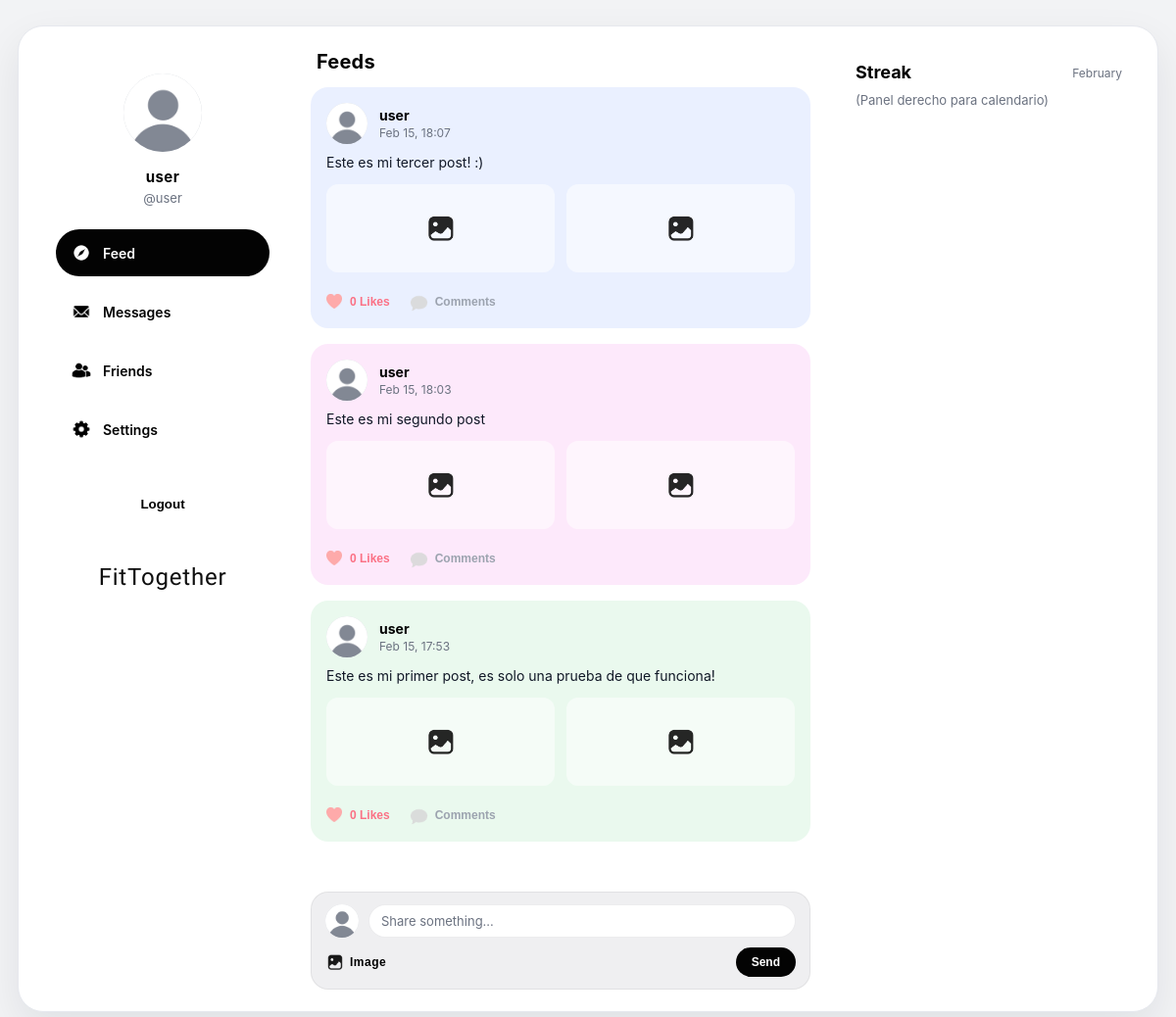
Before: / (signed in) with the older database file.
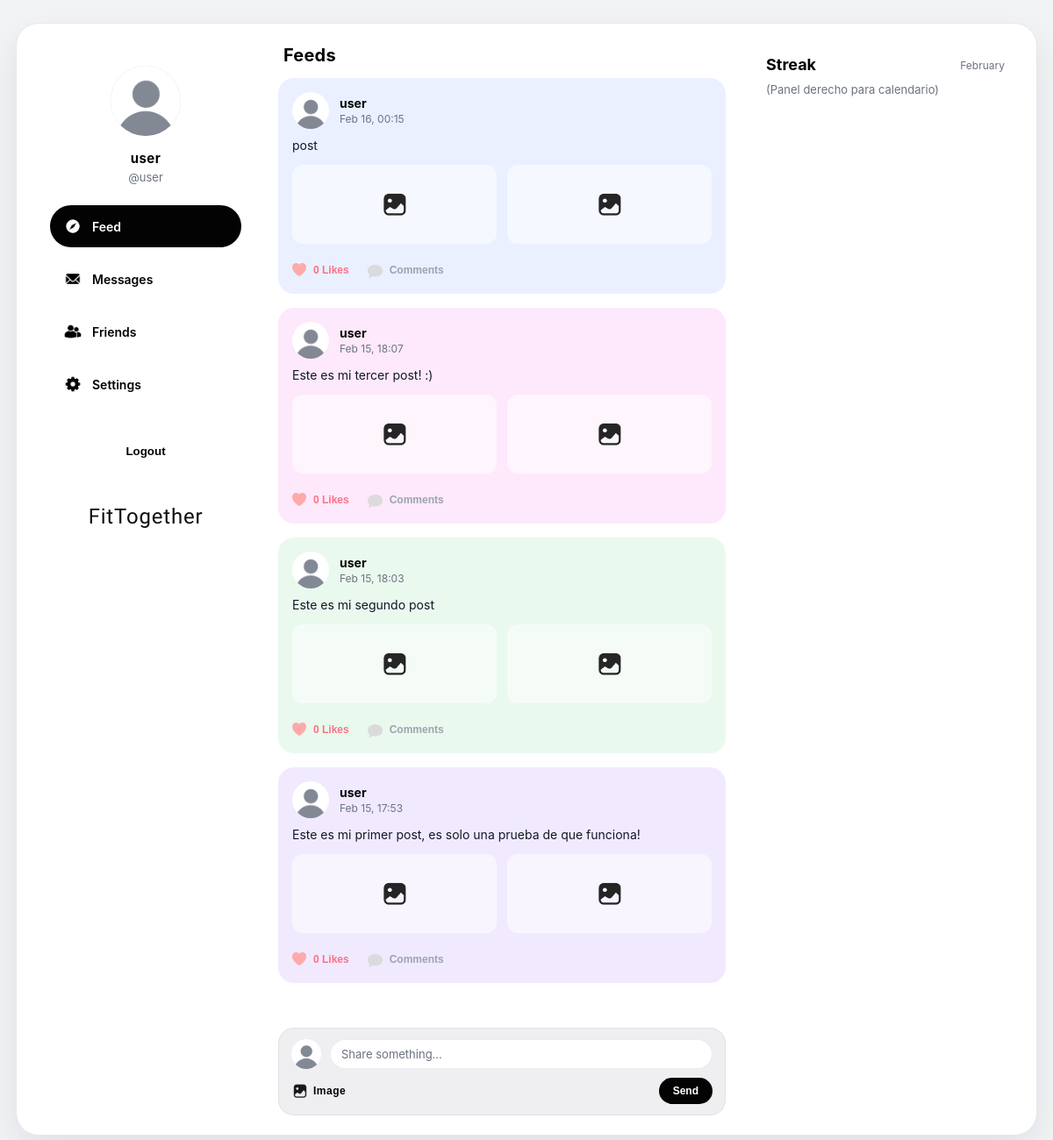
After: the same page with the newer database file.
### posts/models.py (models this page shows, shortened)
class Post(models.Model):
    author = models.ForeignKey(User, on_delete=models.CASCADE)
    content = models.TextField()
    image = models.ImageField(upload_to='posts/', blank=True, null=True)
    workout_date = models.DateField(default=timezone.now)
    created_at = models.DateTimeField(auto_now_add=True)
    class Meta:
        unique_together = ('author', 'workout_date')

### social/views.py (the view)
# urls.py: path("", views.feed_view, name="feed"),
@login_required(login_url="users:register")
def feed_view(request):
    following_ids = Follow.objects.filter(
        follower=request.user
    ).values_list("following_id", flat=True)
    base_filter = Q(author__in=following_ids) | Q(author=request.user)
    posts = (
        Post.objects
        .filter(base_filter)
        .select_related("author")
        .annotate(
            likes_count=Count("like", distinct=True),      # related_name default: like_set -> aquí depende
            comments_count=Count("comment", distinct=True) # igual
        )
        .order_by("-created_at")
    )
    return render(request, "social/feed.html", {"posts": posts})

### social/templates/social/feed.html (shortened to what this page needs)
{% extends "base.html" %}
{% load static %}
{% block nav_feed_active %}is-active{% endblock %}
{% block page_title %}Feeds{% endblock %}
{% block content %}
<div class="feed-wrap">
  {% if posts %}
    {% for post in posts %}
      <article class="post {% cycle 'pastel-blue' 'pastel-pink' 'pastel-green' 'pastel-lilac' %}">
        <div class="post-inner">
          <div class="post-header">
            <div class="post-avatar">
              <img src="{% static 'images/profile_default.jpg' %}" alt="user">
            </div>
            <div class="post-meta">
              <div class="name">{{ post.author.username }}</div>
              <div class="time">{{ post.created_at|date:"M d, H:i" }}</div>
            </div>
          </div>
          {% if post.content %}
            <p class="post-text">{{ post.content }}</p>
          {% endif %}
          {% if post.image %}
            <div class="images-row">
              <div class="img-ph" style="grid-column: 1 / -1; height: 180px;">
                <img src="{{ post.image.url }}" alt="post image">
              </div>
            </div>
          {% else %}
            <div class="images-row">
              <div class="img-ph">
                <img class="ph-icon" src="{% static 'icons/image.png' %}" alt="" onerror="this.style.display='none'">
              </div>
              <div class="img-ph">
                <img class="ph-icon" src="{% static 'icons/image.png' %}" alt="" onerror="this.style.display='none'">
              </div>
            </div>
          {% endif %}
          <div class="post-actions">
            <button class="stat likes" type="button">
              <img src="{% static 'icons/heart.png' %}" alt="likes">
              <span>{{ post.likes_count|default:0 }} Likes</span>
            </button>
            <button class="stat comments" type="button">
              <img src="{% static 'icons/comment.png' %}" alt="comments">
              <span>Comments</span>
            </button>
          </div>
        </div>
      </article>
    {% endfor %}
  {% else %}
    <div class="card" style="padding:13px;">
      No posts yet. Follow someone or create your first post. (ง •̀_•́)ง
    </div>
  {% endif %}
  <div class="composer">
    <div class="composer-top">
      <div class="composer-avatar">
        <img src="{% static 'images/profile_default.jpg' %}" alt="me">
      </div>
      <div class="composer-input">Share something...</div>
    </div>
    <div class="composer-bottom">
      <button class="add-image" type="button">
        <img src="{% static 'icons/image.png' %}" alt="" onerror="this.style.display='none'">
        Image
      </button>
      <button class="send-btn" type="button">Send</button>
    </div>
  </div>
</div>
{% endblock %}

Changed rows visible on the page:
added Post: author.username "user", created_at "Feb 16, 00:15", content "post", likes_count "0"
